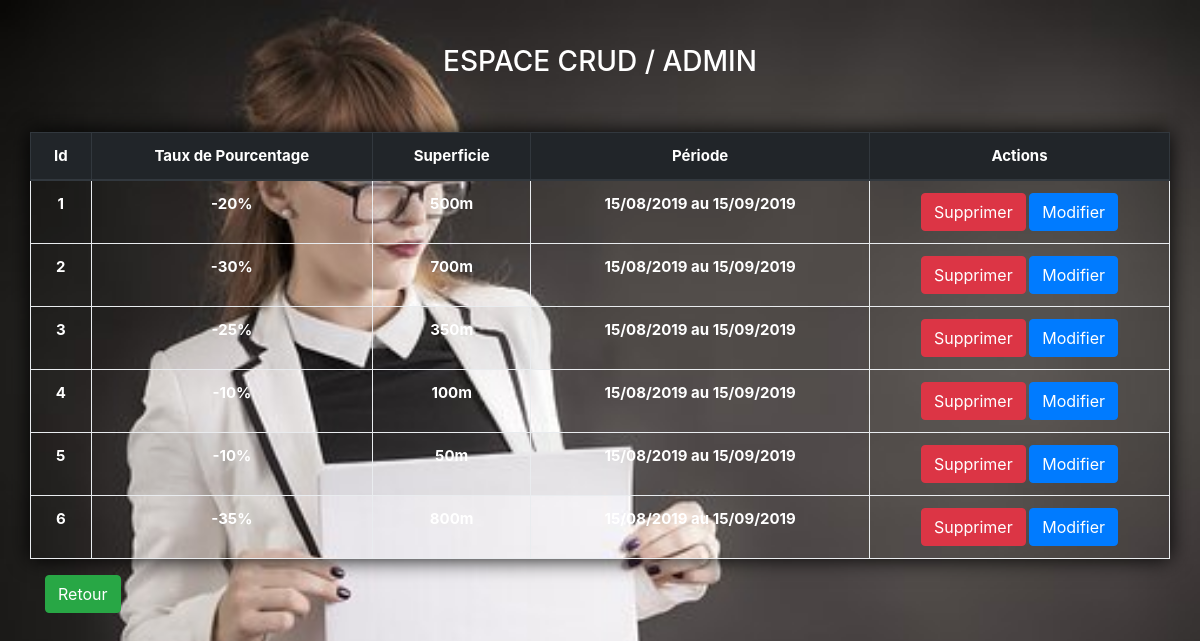
The app's page /admin/promotion_list.php with its own data.
### tables this page shows
CREATE TABLE `promotion` (
  `id` int(11) NOT NULL,
  `taux_pourcentage` varchar(50) NOT NULL,
  `superficie` varchar(100) NOT NULL,
  `periode` varchar(255) NOT NULL,
  `images` varchar(50) NOT NULL
);

### admin/promotion_list.php (the view, shortened to what this page needs)
<!DOCTYPE html>
<html>
<head>
	<link rel="stylesheet" type="text/css" href="../css/style.css">
	<link rel="stylesheet" type="text/css" href="../css/bootstrap.min1.css">
	<link rel="stylesheet" href="https://use.fontawesome.com/releases/v5.8.1/css/all.css">
</head>
<body style="background-image: url(../img/et9.jpg); background-size: cover; color: #fff; font-weight: bold; font-size: 15px;">
	<div class="container"><br><br>
			<h3><center>ESPACE CRUD / ADMIN</center></h3><br><br>
		<div class="row">
			<table class="table table-striped table-bordered shadow mp-5 polaroid">
				<thead class="thead-dark ">
						<tr>
							<th scope="col">Id</th>
							<th scope="col">Taux de Pourcentage</th>
							<th scope="col">Superficie</th>
							<th scope="col">Période</th>
							<th scope="col">Actions</th>
						</tr>
					</thead>
					<tbody>
						<?php
							$db = Database::connect();
							$statement = $db ->query("SELECT * FROM promotion");
							while($promotion = $statement -> fetch()) {
						echo '<tr>';
						echo '<td>'.$promotion["id"] . '</td>';
						echo '<td>' . $promotion["taux_pourcentage"] . '</td>';
						echo '<td>' . $promotion["superficie"] . '</td>';
						echo '<td>' . $promotion["periode"] . '</td>';
						echo '<td width=300>';
							echo '<a href="delete_prix.php?id=' . $promotion['id'] . ' " class="btn btn-danger"><span class="glyphicon glyphicon-pencil"></span>Supprimer</a>';
							echo '<a href="update_prix.php?id=' . $promotion['id'] . ' " class="btn btn-primary"><span class="glyphicon glyphicon-pencil"></span>Modifier</a>';
						echo '</tr>';
							 }
							 ?>
					</tbody>
			</table>
		</div>
				<a href="index.php" class="btn btn-success">Retour</a>
	</div>
</body>
</html>

### css/style.css (style rules this page uses)
.polaroid { width: 350px; height: 350px; box-shadow: 0 4px 8px 0 rgba(0, 0, 0, 0.2), 0 6px 20px 0 rgba(0, 0, 0, 0.19); text-align: center; }

### admin/promotion_list.php (style rules this page uses)
.polaroid { box-shadow: 0 0 20px #000; }

### records on screen
promotion: id "1", taux_pourcentage "-20%", superficie "500m", periode "15/08/2019 au 15/09/2019"
promotion: id "2", taux_pourcentage "-30%", superficie "700m", periode "15/08/2019 au 15/09/2019"
promotion: id "3", taux_pourcentage "-25%", superficie "350m", periode "15/08/2019 au 15/09/2019"
promotion: id "4", taux_pourcentage "-10%", superficie "100m", periode "15/08/2019 au 15/09/2019"
promotion: id "5", taux_pourcentage "-10%", superficie "50m", periode "15/08/2019 au 15/09/2019"
promotion: id "6", taux_pourcentage "-35%", superficie "800m", periode "15/08/2019 au 15/09/2019"
